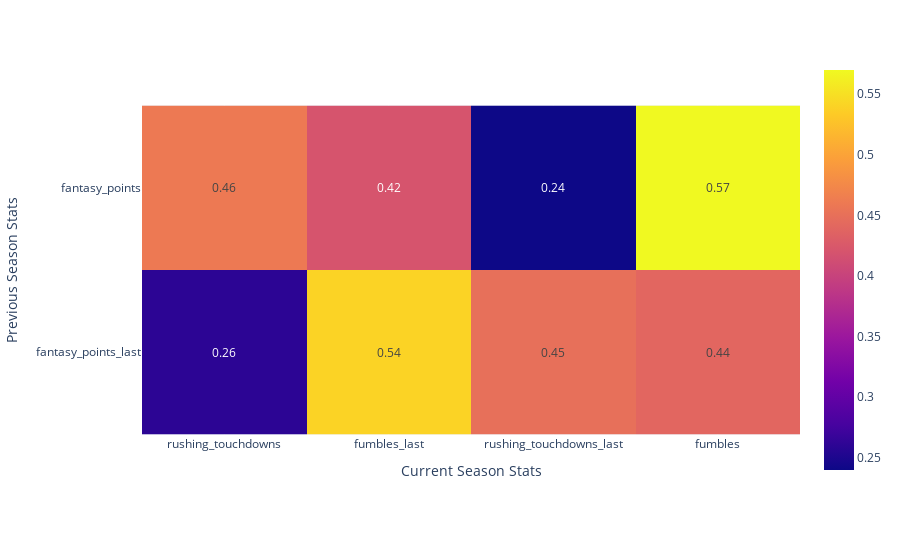
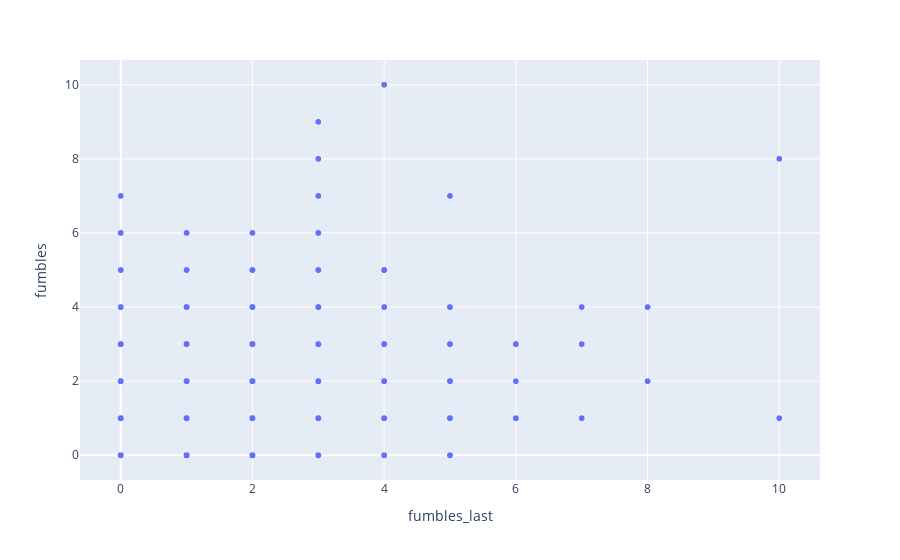

These figures' notebook cell, in order:
### Code cell
create_corr_for_fantasy_relevance("", title="fantasy-relevance-unfiltered")

### Figure 1 — Plotly figure (JSON) as saved in the notebook; plotly's stock layout.template omitted (floating-point values rounded to 4 significant figures)
{"data": [{"coloraxis": "coloraxis", "hovertemplate": "Current Season Stats: %{x}<br>Previous Season Stats: %{y}<br>color: %{z}<extra></extra>", "name": "0", "texttemplate": "%{z}", "type": "heatmap", "x": ["rushing_touchdowns", "fumbles_last", "rushing_touchdowns_last", "fumbles"], "xaxis": "x", "y": ["fantasy_points", "fantasy_points_last"], "yaxis": "y", "z": [[0.46, 0.42, 0.24, 0.57], [0.26, 0.54, 0.45, 0.44]]}], "layout": {"coloraxis": {"colorscale": [[0, "#0d0887"], [0.1111, "#46039f"], [0.2222, "#7201a8"], [0.3333, "#9c179e"], [0.4444, "#bd3786"], [0.5556, "#d8576b"], [0.6667, "#ed7953"], [0.7778, "#fb9f3a"], [0.8889, "#fdca26"], [1, "#f0f921"]]}, "margin": {"t": 60}, "xaxis": {"anchor": "y", "constrain": "domain", "domain": [0, 1], "scaleanchor": "y", "title": {"text": "Current Season Stats"}}, "yaxis": {"anchor": "x", "autorange": "reversed", "constrain": "domain", "domain": [0, 1], "title": {"text": "Previous Season Stats"}}}}

### Figure 2 — Plotly figure (JSON) as saved in the notebook; plotly's stock layout.template omitted (floating-point values rounded to 4 significant figures; data arrays with more than 128 entries replaced by an {"elided": "..."} marker saying what was removed)
{"data": [{"customdata": {"elided": "1955x3 mixed values"}, "hovertemplate": "fumbles_last=%{x}<br>fumbles=%{y}<br>rusher=%{customdata[0]}<br>season=%{customdata[1]}<br>age=%{customdata[2]}<extra></extra>", "legendgroup": "", "marker": {"color": "#636efa", "symbol": "circle"}, "mode": "markers", "name": "", "showlegend": false, "type": "scattergl", "x": {"elided": "1955 int values"}, "xaxis": "x", "y": {"elided": "1955 int values"}, "yaxis": "y"}], "layout": {"legend": {"tracegroupgap": 0}, "margin": {"t": 60}, "xaxis": {"anchor": "y", "domain": [0, 1], "title": {"text": "fumbles_last"}}, "yaxis": {"anchor": "x", "domain": [0, 1], "title": {"text": "fumbles"}}}}
